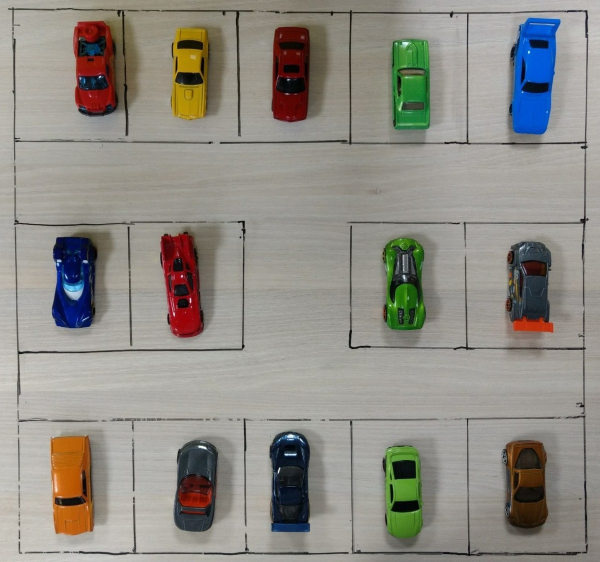
#> input picture new/images/test_01.jpg, 1200 x 1123 px, found by its file name (shown at 1/2 size)
$ python compare.py   (older library calls are emulated)
#> lines starting #> are read from the running program, lines starting #| are printed output that depends on the picture

# import the necessary packages
from skimage.measure import compare_ssim as ssim
import matplotlib.pyplot as plt
import numpy as np
import cv2

def mse(imageA, imageB):
	# the 'Mean Squared Error' between the two images is the
	# sum of the squared difference between the two images;
	# NOTE: the two images must have the same dimension
	err = np.sum((imageA.astype("float") - imageB.astype("float")) ** 2)
	err /= float(imageA.shape[0] * imageA.shape[1])

	# return the MSE, the lower the error, the more "similar"
	# the two images are
	return err

"""def compare_images(imageA, imageB, title):
	# compute the mean squared error and structural similarity
	# index for the images
	m = mse(imageA, imageB)
	s = ssim(imageA, imageB)

	# setup the figure
	fig = plt.figure(title)
	plt.suptitle("MSE: %.2f, SSIM: %.2f" % (m, s))

	# show first image
	ax = fig.add_subplot(1, 2, 1)
	plt.imshow(imageA, cmap = plt.cm.gray)
	plt.axis("off")

	# show the second image
	ax = fig.add_subplot(1, 2, 2)
	plt.imshow(imageB, cmap = plt.cm.gray)
	plt.axis("off")

	# show the images
	plt.show()
"""
def similar (imageA,imageB) :
	return ssim(imageA,imageB)

test = []

# load the images -- the original, the original + contrast,
# and the original + photoshop
test.append ( cv2.imread("images/test_01.jpg"))
test.append ( cv2.imread("images/test_02.jpg"))
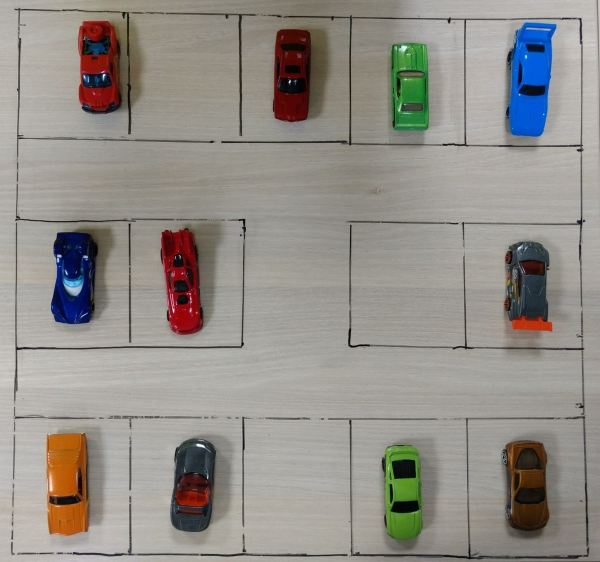
#> input picture new/images/test_02.jpg, 1200 x 1124 px, found by its file name (shown at 1/2 size)
test.append ( cv2.imread("images/test_03.jpg"))
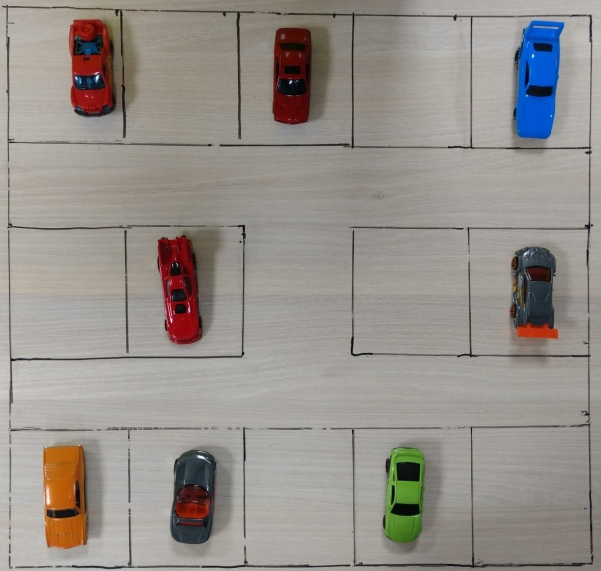
#> input picture new/images/test_03.jpg, 1201 x 1142 px, found by its file name (shown at 1/2 size)
train = cv2.imread("images/train_01.jpg")
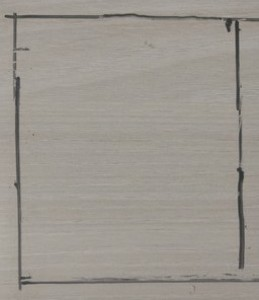
#> input picture new/images/train_01.jpg, 259 x 300 px, found by its file name
#> train is the input picture: shape (300, 259, 3); mean B, G, R 144.1, 151.4, 156.4
#shopped = cv2.imread("images/jp_gates_photoshopped.png")

# convert the images to grayscale
test[0] = cv2.cvtColor(test[0], cv2.COLOR_BGR2GRAY)
test[1] = cv2.cvtColor(test[1], cv2.COLOR_BGR2GRAY)
test[2] = cv2.cvtColor(test[2], cv2.COLOR_BGR2GRAY)
train = cv2.cvtColor(train, cv2.COLOR_BGR2GRAY)
#> train: shape (300, 259)

slot = [[0,0,0,0,0],[0,0,0,0,0],[0,0,0,0,0]]
slot[1][2] = -1

print (slot)
print ("\n")

# initialize the figure
#fig = plt.figure("Images")
#images = ("Original", original), ("Contrast", contrast)#, ("Photoshopped", shopped)

# loop over the images
'''for (i, (name, image)) in enumerate(images):
	# show the image
	ax = fig.add_subplot(1, 3, i + 1)
	ax.set_title(name)
	plt.imshow(image, cmap = plt.cm.gray)
	plt.axis("off")

# show the figure
plt.show()'''
n = 0
q = 0
X = [10 + (225*i) for i in range (0,5)]
Y = [4,425,821]
flag = input("Select Entry Gate : ")
#> the answer given: 1
flag1 = 0
aval = -1
for n in range (0,3):
	lot = test[n]
	slot = [[0,0,0,0,0],[0,0,0,0,0],[0,0,0,0,0]]
	slot[1][2] = -1
	m=0
	for y in Y:
		for  x in X:
			crop_img = lot[y:y+300, x:x+259]
			# compare the images
			#compare_images(crop_img, train, "Original vs. Original")
			s = similar(crop_img,train)
			t = mse (crop_img,train)
			if(t>1200):
				slot[(m)//5][(m)%5] = 1
			m = m+1
			print (str(m)+" : "+str(s) + "   " + str(t))
			#compare_images(original, shopped, "Original vs. Photoshopped")
	print("\n\n")
	for i in range (0,3):
		print (slot[i])
	if(flag == 'X'):
		for p in range (0,5):
			if(slot[0][p] == 0):
				avail = 10 + (p + 1)
				flag1 = 1
				print ("\nClosest available parking slot : " + str(avail) + "\n")
				break
			elif(slot[1][p] == 0):
				avail = 20 + (p + 1)
				flag1 = 1
				print ("\nClosest available parking slot : " + str(avail) + "\n")
				break
		if (flag1 != 1):
			z = 2
			for i in range(0,3):
				if(slot[2][z-i] == 0):
					avail = 30 + (z-i+1)
					flag1 = 1
					print ("\nClosest available parking slot : " + str(avail) + "\n")
					break
				elif(slot[2][z+i] == 0):
					avail = 30 + (z-i+1)
					flag1 = 1
					print ("\nClosest available parking slot : " + str(avail) + "\n")
					break
		if(flag1 != 1):
			print("\nClosest available parking slot : Sorry! No Available Slots \n")
	else:
		for p in range (4,-1,-1):
			if(slot[2][p] == 0):
				avail = 30 + (p + 1)
				flag1 = 1
				print ("\nClosest available parking slot : " + str(avail) + "\n")
				break
			elif(slot[1][p] == 0):
				avail = 20 + (p + 1)
				flag1 = 1
				print ("\nClosest available parking slot : " + str(avail) + "\n")
				break
		if (flag1 != 1):
			z = 2
			for i in range(0,3):
				if(slot[0][z-i] == 0):
					avail = 10 + (z-i+1)
					flag1 = 1
					print ("\nClosest available parking slot : " + str(avail) + "\n")
					break
				elif(slot[0][z+i] == 0):
					avail = 10 + (z-i+1)
					flag1 = 1
					print ("\nClosest available parking slot : " + str(avail) + "\n")
					break
		if(flag1 != 1):
			print("\nClosest available parking slot : Sorry! No Available Slots \n")
#> this loop made 3 passes
#> z on pass 1: 2
#> pass 1, `lot = test[n]`:
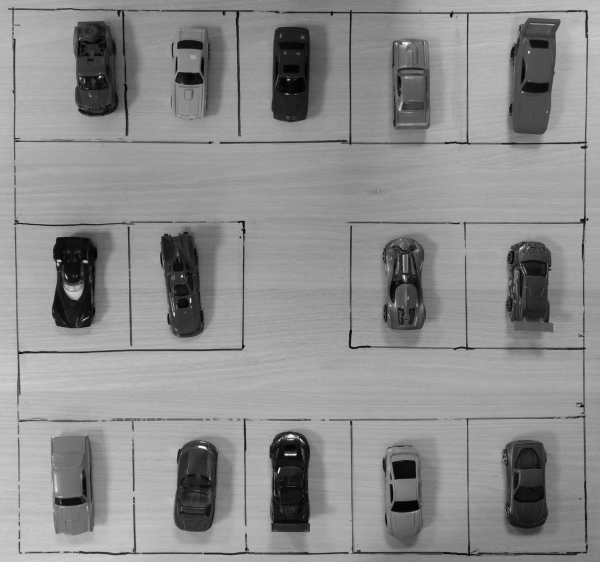
#> lot: shape (1123, 1200) (shown at 1/2 size); min 0, max 254, mean 140.5
#> pass 2, `lot = test[n]`:
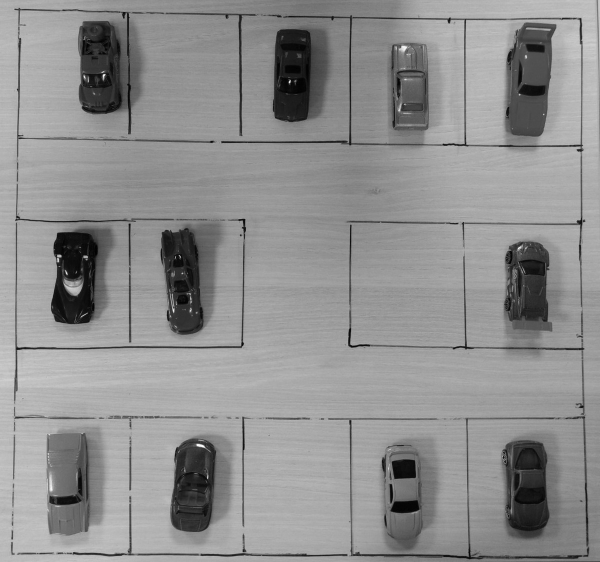
#> lot: shape (1124, 1200) (shown at 1/2 size); min 0, max 254, mean 143.3
#> pass 3, `lot = test[n]`:
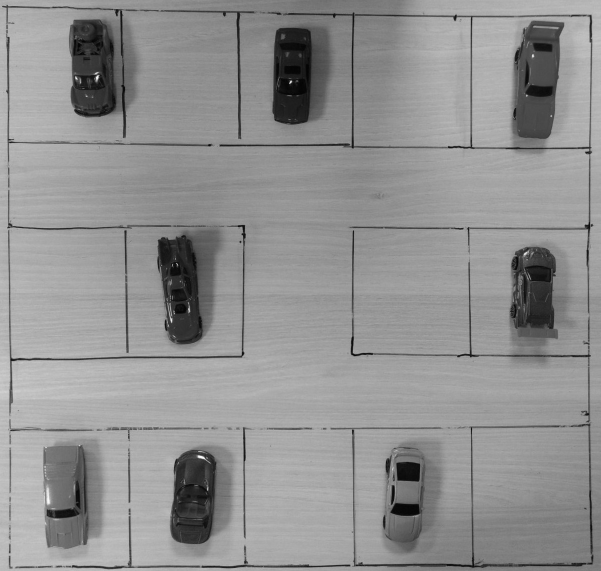
#> lot: shape (1142, 1201) (shown at 1/2 size); min 0, max 254, mean 145.2
#> after the loop:
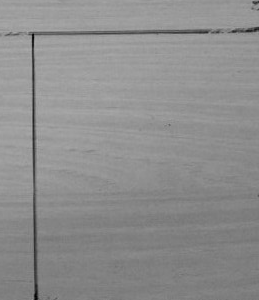
#> crop_img: shape (300, 259); min 1, max 171, mean 141.8
#> after the loop, z = 2

	#print("\n\n")
